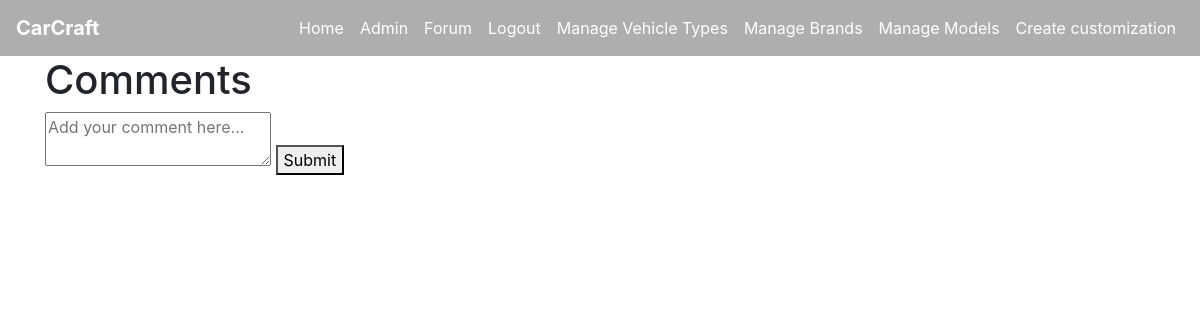
Page /create_comment/3 (signed in) on the earlier database version.
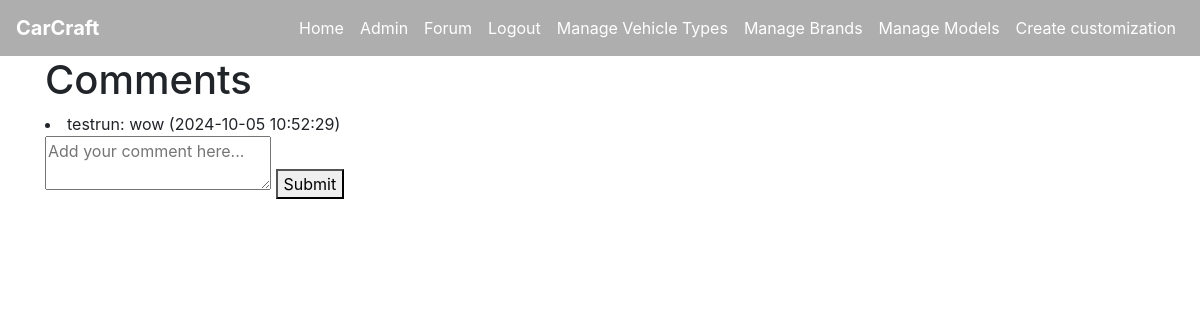
Same page on the later database version.
### tables this page shows
CREATE TABLE comments (
                comment_id INTEGER PRIMARY KEY AUTOINCREMENT,
                content TEXT NOT NULL,
                user_id INTEGER NOT NULL,
                post_id INTEGER NOT NULL,
                created_at TIMESTAMP DEFAULT CURRENT_TIMESTAMP,
                FOREIGN KEY (user_id) REFERENCES user(user_id) ON DELETE CASCADE,
                FOREIGN KEY (post_id) REFERENCES posts(post_id) ON DELETE CASCADE
            );

CREATE TABLE user (
    user_id INTEGER PRIMARY KEY AUTOINCREMENT,
    username VARCHAR(64) NOT NULL,
    email VARCHAR(100) NOT NULL,
    password_hash VARCHAR(255) NOT NULL,
    created_at DATETIME DEFAULT CURRENT_TIMESTAMP,
    admin INTEGER DEFAULT 0
);

### app.py (the view, shortened to what this page needs)
@app.route('/create_comment/<int:post_id>', methods=['GET', 'POST'])
@login_required
def create_comment(post_id):
    conn = get_db_connection()
    comments = conn.execute('''
        SELECT c.comment_id, c.content, c.created_at, u.username
        FROM comments c
        JOIN user u ON c.user_id = u.user_id
        WHERE c.post_id = ?
        ORDER BY c.created_at DESC
    ''', (post_id,)).fetchall()
    conn.close()
    return render_template('create_comment.html', comments=comments, post_id=post_id)

### app.py (called while the page is built)
def get_db_connection():
    conn = sqlite3.connect(DATABASE)
    conn.row_factory = sqlite3.Row  # This enables column access by name: row['column_name']
    return conn

@login_manager.user_loader
def load_user(user_id):
    return User.get(user_id)

    @staticmethod
    def get(user_id):
        conn = get_db_connection()
        user_data = conn.execute('SELECT * FROM user WHERE user_id = ?', (user_id,)).fetchone()
        conn.close()
        if user_data:
            return User(
                user_id=user_data['user_id'],
                username=user_data['username'],
                email=user_data['email'],
                password_hash=user_data['password_hash'],
                admin=bool(user_data['admin'])
            )
        return None

### templates/create_comment.html (shortened to what this page needs)
{% extends "base.html" %}
{% block content %}
<h1>Comments</h1>
{% for comment in comments %}
    <li>{{ comment.username }}: {{ comment.content }} ({{ comment.created_at }})
    {% endfor %}
<form method="POST" action="{{ url_for('create_comment', post_id=post_id) }}">
    <textarea name="content" placeholder="Add your comment here..."></textarea>
    <button type="submit">Submit</button>
</form>
{% endblock %}

Differences in the rows shown:
added comments: username "testrun", content "wow", created_at "2024-10-05 10:52:29"
